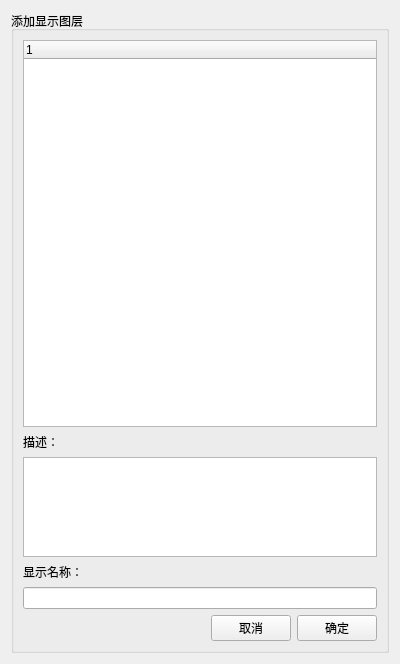
<?xml version="1.0" encoding="UTF-8"?>
<ui version="4.0">
 <class>AddTopics</class>
 <widget class="QWidget" name="AddTopics">
  <property name="geometry">
   <rect>
    <x>0</x>
    <y>0</y>
    <width>400</width>
    <height>664</height>
   </rect>
  </property>
  <property name="windowTitle">
   <string>rviz</string>
  </property>
  <property name="windowIcon">
   <iconset>
    <normaloff>:/images/robot.png</normaloff>:/images/robot.png</iconset>
  </property>
  <layout class="QVBoxLayout" name="verticalLayout_3">
   <item>
    <widget class="QGroupBox" name="groupBox">
     <property name="title">
      <string>添加显示图层</string>
     </property>
     <layout class="QVBoxLayout" name="verticalLayout_2">
      <item>
       <layout class="QVBoxLayout" name="verticalLayout">
        <item>
         <widget class="QTreeWidget" name="treeWidget">
          <column>
           <property name="text">
            <string notr="true">1</string>
           </property>
          </column>
         </widget>
        </item>
        <item>
         <widget class="QLabel" name="label">
          <property name="text">
           <string>描述：</string>
          </property>
         </widget>
        </item>
        <item>
         <widget class="QTextEdit" name="textEdit">
          <property name="maximumSize">
           <size>
            <width>16777215</width>
            <height>100</height>
           </size>
          </property>
          <property name="readOnly">
           <bool>true</bool>
          </property>
         </widget>
        </item>
        <item>
         <widget class="QLabel" name="label_2">
          <property name="text">
           <string>显示名称：</string>
          </property>
         </widget>
        </item>
        <item>
         <widget class="QLineEdit" name="lineEdit"/>
        </item>
        <item>
         <layout class="QHBoxLayout" name="horizontalLayout">
          <item>
           <spacer name="horizontalSpacer">
            <property name="orientation">
             <enum>Qt::Horizontal</enum>
            </property>
            <property name="sizeHint" stdset="0">
             <size>
              <width>40</width>
              <height>20</height>
             </size>
            </property>
           </spacer>
          </item>
          <item>
           <widget class="QPushButton" name="pushButton_cancel">
            <property name="text">
             <string>取消</string>
            </property>
            <property name="icon">
             <iconset>
              <normaloff>:/images/false.png</normaloff>:/images/false.png</iconset>
            </property>
           </widget>
          </item>
          <item>
           <widget class="QPushButton" name="pushButton_ok">
            <property name="text">
             <string>确定</string>
            </property>
            <property name="icon">
             <iconset>
              <normaloff>:/images/ok.png</normaloff>:/images/ok.png</iconset>
            </property>
           </widget>
          </item>
         </layout>
        </item>
       </layout>
      </item>
     </layout>
    </widget>
   </item>
  </layout>
 </widget>
 <resources/>
 <connections/>
</ui>
